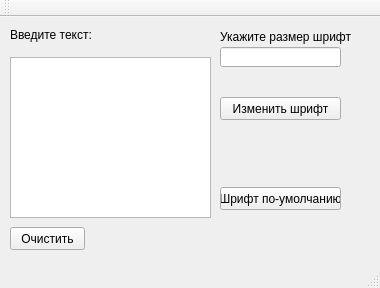
<?xml version="1.0" encoding="UTF-8"?>
<ui version="4.0">
 <class>MainWindow</class>
 <widget class="QMainWindow" name="MainWindow">
  <property name="geometry">
   <rect>
    <x>0</x>
    <y>0</y>
    <width>380</width>
    <height>288</height>
   </rect>
  </property>
  <property name="minimumSize">
   <size>
    <width>380</width>
    <height>288</height>
   </size>
  </property>
  <property name="maximumSize">
   <size>
    <width>380</width>
    <height>288</height>
   </size>
  </property>
  <property name="windowTitle">
   <string>Aufgabe1_4</string>
  </property>
  <widget class="QWidget" name="centralWidget">
   <widget class="QTextEdit" name="textEdit">
    <property name="geometry">
     <rect>
      <x>10</x>
      <y>40</y>
      <width>201</width>
      <height>161</height>
     </rect>
    </property>
   </widget>
   <widget class="QPushButton" name="clearBut">
    <property name="geometry">
     <rect>
      <x>10</x>
      <y>210</y>
      <width>75</width>
      <height>23</height>
     </rect>
    </property>
    <property name="text">
     <string>Очистить</string>
    </property>
   </widget>
   <widget class="QPushButton" name="button1">
    <property name="geometry">
     <rect>
      <x>220</x>
      <y>170</y>
      <width>121</width>
      <height>23</height>
     </rect>
    </property>
    <property name="text">
     <string>Шрифт по-умолчанию</string>
    </property>
   </widget>
   <widget class="QPushButton" name="button2">
    <property name="geometry">
     <rect>
      <x>220</x>
      <y>80</y>
      <width>121</width>
      <height>23</height>
     </rect>
    </property>
    <property name="text">
     <string>Изменить шрифт</string>
    </property>
   </widget>
   <widget class="QLabel" name="label">
    <property name="geometry">
     <rect>
      <x>10</x>
      <y>10</y>
      <width>101</width>
      <height>16</height>
     </rect>
    </property>
    <property name="text">
     <string>Введите текст:</string>
    </property>
   </widget>
   <widget class="QLabel" name="label_2">
    <property name="geometry">
     <rect>
      <x>220</x>
      <y>10</y>
      <width>131</width>
      <height>20</height>
     </rect>
    </property>
    <property name="text">
     <string>Укажите размер шрифта:</string>
    </property>
   </widget>
   <widget class="QLineEdit" name="fontSize">
    <property name="geometry">
     <rect>
      <x>220</x>
      <y>30</y>
      <width>121</width>
      <height>20</height>
     </rect>
    </property>
    <property name="text">
     <string/>
    </property>
   </widget>
   <widget class="QLabel" name="errorLabel">
    <property name="geometry">
     <rect>
      <x>220</x>
      <y>50</y>
      <width>151</width>
      <height>20</height>
     </rect>
    </property>
    <property name="text">
     <string/>
    </property>
   </widget>
  </widget>
  <widget class="QMenuBar" name="menuBar">
   <property name="geometry">
    <rect>
     <x>0</x>
     <y>0</y>
     <width>380</width>
     <height>21</height>
    </rect>
   </property>
  </widget>
  <widget class="QToolBar" name="mainToolBar">
   <attribute name="toolBarArea">
    <enum>TopToolBarArea</enum>
   </attribute>
   <attribute name="toolBarBreak">
    <bool>false</bool>
   </attribute>
  </widget>
  <widget class="QStatusBar" name="statusBar"/>
 </widget>
 <layoutdefault spacing="6" margin="11"/>
 <resources/>
 <connections/>
</ui>
